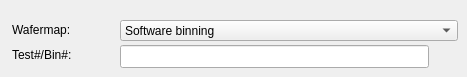
   <widget class="QWidget" name="pageWafermap">
    <widget class="QComboBox" name="comboBoxWafmap">
     <property name="geometry">
      <rect>
       <x>120</x>
       <y>20</y>
       <width>338</width>
       <height>21</height>
      </rect>
     </property>
     <property name="toolTip">
      <string>Wafermap type to create</string>
     </property>
     <item>
      <property name="text">
       <string>Software binning</string>
      </property>
     </item>
     <item>
      <property name="text">
       <string>Hardware binning</string>
      </property>
     </item>
     <item>
      <property name="text">
       <string>Parametric test</string>
      </property>
     </item>
     <item>
      <property name="text">
       <string>Zonal</string>
      </property>
     </item>
    </widget>
    <widget class="QLabel" name="TextLabelWafermap">
     <property name="geometry">
      <rect>
       <x>12</x>
       <y>48</y>
       <width>93</width>
       <height>18</height>
      </rect>
     </property>
     <property name="text">
      <string>Test#/Bin#:</string>
     </property>
     <property name="alignment">
      <set>Qt::AlignTop</set>
     </property>
     <property name="wordWrap">
      <bool>true</bool>
     </property>
    </widget>
    <widget class="QLabel" name="TextLabel_3_2">
     <property name="geometry">
      <rect>
       <x>12</x>
       <y>23</y>
       <width>93</width>
       <height>18</height>
      </rect>
     </property>
     <property name="text">
      <string>Wafermap:</string>
     </property>
     <property name="alignment">
      <set>Qt::AlignTop</set>
     </property>
     <property name="wordWrap">
      <bool>true</bool>
     </property>
    </widget>
    <widget class="QLineEdit" name="editWafmap">
     <property name="geometry">
      <rect>
       <x>120</x>
       <y>45</y>
       <width>309</width>
       <height>23</height>
      </rect>
     </property>
     <property name="toolTip">
      <string>Enter one Test number (for parametric wafermap) or a bin/bin list</string>
     </property>
     <property name="maxLength">
      <number>254</number>
     </property>
    </widget>
    <widget class="QToolButton" name="PickTestWafermap">
     <property name="geometry">
      <rect>
       <x>436</x>
       <y>46</y>
       <width>22</width>
       <height>22</height>
      </rect>
     </property>
     <property name="sizePolicy">
      <sizepolicy hsizetype="Fixed" vsizetype="Fixed">
       <horstretch>22</horstretch>
       <verstretch>22</verstretch>
      </sizepolicy>
     </property>
     <property name="maximumSize">
      <size>
       <width>22</width>
       <height>22</height>
      </size>
     </property>
     <property name="palette">
      <palette>
       <active>
        <colorrole role="WindowText">
         <brush brushstyle="SolidPattern">
          <color alpha="255">
           <red>0</red>
           <green>64</green>
           <blue>128</blue>
          </color>
         </brush>
        </colorrole>
        <colorrole role="Button">
         <brush brushstyle="SolidPattern">
          <color alpha="255">
           <red>255</red>
           <green>255</green>
           <blue>204</blue>
          </color>
         </brush>
        </colorrole>
        <colorrole role="Light">
         <brush brushstyle="SolidPattern">
          <color alpha="255">
           <red>255</red>
           <green>255</green>
           <blue>255</blue>
          </color>
         </brush>
        </colorrole>
        <colorrole role="Midlight">
         <brush brushstyle="SolidPattern">
          <color alpha="255">
           <red>237</red>
           <green>228</green>
           <blue>219</blue>
          </color>
         </brush>
        </colorrole>
        <colorrole role="Dark">
         <brush brushstyle="SolidPattern">
          <color alpha="255">
           <red>128</red>
           <green>128</green>
           <blue>128</blue>
          </color>
         </brush>
        </colorrole>
        <colorrole role="Mid">
         <brush brushstyle="SolidPattern">
          <color alpha="255">
           <red>144</red>
           <green>139</green>
           <blue>133</blue>
          </color>
         </brush>
        </colorrole>
        <colorrole role="Text">
         <brush brushstyle="SolidPattern">
          <color alpha="255">
           <red>0</red>
           <green>0</green>
           <blue>0</blue>
          </color>
         </brush>
        </colorrole>
        <colorrole role="BrightText">
         <brush brushstyle="SolidPattern">
          <color alpha="255">
           <red>255</red>
           <green>255</green>
           <blue>255</blue>
          </color>
         </brush>
        </colorrole>
        <colorrole role="ButtonText">
         <brush brushstyle="SolidPattern">
          <color alpha="255">
           <red>0</red>
           <green>0</green>
           <blue>0</blue>
          </color>
         </brush>
        </colorrole>
        <colorrole role="Base">
         <brush brushstyle="SolidPattern">
          <color alpha="255">
           <red>255</red>
           <green>255</green>
           <blue>255</blue>
          </color>
         </brush>
        </colorrole>
        <colorrole role="Window">
         <brush brushstyle="SolidPattern">
          <color alpha="255">
           <red>255</red>
           <green>255</green>
           <blue>204</blue>
          </color>
         </brush>
        </colorrole>
        <colorrole role="Shadow">
         <brush brushstyle="SolidPattern">
          <color alpha="255">
           <red>64</red>
           <green>64</green>
           <blue>64</blue>
          </color>
         </brush>
        </colorrole>
        <colorrole role="Highlight">
         <brush brushstyle="SolidPattern">
          <color alpha="255">
           <red>0</red>
           <green>36</green>
           <blue>104</blue>
          </color>
         </brush>
        </colorrole>
        <colorrole role="HighlightedText">
         <brush brushstyle="SolidPattern">
          <color alpha="255">
           <red>255</red>
           <green>255</green>
           <blue>255</blue>
          </color>
         </brush>
        </colorrole>
        <colorrole role="Link">
         <brush brushstyle="SolidPattern">
          <color alpha="255">
           <red>0</red>
           <green>0</green>
           <blue>255</blue>
          </color>
         </brush>
        </colorrole>
        <colorrole role="LinkVisited">
         <brush brushstyle="SolidPattern">
          <color alpha="255">
           <red>255</red>
           <green>0</green>
           <blue>255</blue>
          </color>
         </brush>
        </colorrole>
       </active>
       <inactive>
        <colorrole role="WindowText">
         <brush brushstyle="SolidPattern">
          <color alpha="255">
           <red>0</red>
           <green>64</green>
           <blue>128</blue>
          </color>
         </brush>
        </colorrole>
        <colorrole role="Button">
         <brush brushstyle="SolidPattern">
          <color alpha="255">
           <red>255</red>
           <green>255</green>
           <blue>204</blue>
          </color>
         </brush>
        </colorrole>
        <colorrole role="Light">
         <brush brushstyle="SolidPattern">
          <color alpha="255">
           <red>255</red>
           <green>255</green>
           <blue>255</blue>
          </color>
         </brush>
        </colorrole>
        <colorrole role="Midlight">
         <brush brushstyle="SolidPattern">
          <color alpha="255">
           <red>237</red>
           <green>228</green>
           <blue>219</blue>
          </color>
         </brush>
        </colorrole>
        <colorrole role="Dark">
         <brush brushstyle="SolidPattern">
          <color alpha="255">
           <red>128</red>
           <green>128</green>
           <blue>128</blue>
          </color>
         </brush>
        </colorrole>
        <colorrole role="Mid">
         <brush brushstyle="SolidPattern">
          <color alpha="255">
           <red>144</red>
           <green>139</green>
           <blue>133</blue>
          </color>
         </brush>
        </colorrole>
        <colorrole role="Text">
         <brush brushstyle="SolidPattern">
          <color alpha="255">
           <red>0</red>
           <green>0</green>
           <blue>0</blue>
          </color>
         </brush>
        </colorrole>
        <colorrole role="BrightText">
         <brush brushstyle="SolidPattern">
          <color alpha="255">
           <red>255</red>
           <green>255</green>
           <blue>255</blue>
          </color>
         </brush>
        </colorrole>
        <colorrole role="ButtonText">
         <brush brushstyle="SolidPattern">
          <color alpha="255">
           <red>0</red>
           <green>0</green>
           <blue>0</blue>
          </color>
         </brush>
        </colorrole>
        <colorrole role="Base">
         <brush brushstyle="SolidPattern">
          <color alpha="255">
           <red>255</red>
           <green>255</green>
           <blue>255</blue>
          </color>
         </brush>
        </colorrole>
        <colorrole role="Window">
         <brush brushstyle="SolidPattern">
          <color alpha="255">
           <red>255</red>
           <green>255</green>
           <blue>204</blue>
          </color>
         </brush>
        </colorrole>
        <colorrole role="Shadow">
         <brush brushstyle="SolidPattern">
          <color alpha="255">
           <red>64</red>
           <green>64</green>
           <blue>64</blue>
          </color>
         </brush>
        </colorrole>
        <colorrole role="Highlight">
         <brush brushstyle="SolidPattern">
          <color alpha="255">
           <red>216</red>
           <green>208</green>
           <blue>200</blue>
          </color>
         </brush>
        </colorrole>
        <colorrole role="HighlightedText">
         <brush brushstyle="SolidPattern">
          <color alpha="255">
           <red>0</red>
           <green>0</green>
           <blue>0</blue>
          </color>
         </brush>
        </colorrole>
        <colorrole role="Link">
         <brush brushstyle="SolidPattern">
          <color alpha="255">
           <red>0</red>
           <green>0</green>
           <blue>255</blue>
          </color>
         </brush>
        </colorrole>
        <colorrole role="LinkVisited">
         <brush brushstyle="SolidPattern">
          <color alpha="255">
           <red>255</red>
           <green>0</green>
           <blue>255</blue>
          </color>
         </brush>
        </colorrole>
       </inactive>
       <disabled>
        <colorrole role="WindowText">
         <brush brushstyle="SolidPattern">
          <color alpha="255">
           <red>0</red>
           <green>64</green>
           <blue>128</blue>
          </color>
         </brush>
        </colorrole>
        <colorrole role="Button">
         <brush brushstyle="SolidPattern">
          <color alpha="255">
           <red>255</red>
           <green>255</green>
           <blue>204</blue>
          </color>
         </brush>
        </colorrole>
        <colorrole role="Light">
         <brush brushstyle="SolidPattern">
          <color alpha="255">
           <red>255</red>
           <green>255</green>
           <blue>255</blue>
          </color>
         </brush>
        </colorrole>
        <colorrole role="Midlight">
         <brush brushstyle="SolidPattern">
          <color alpha="255">
           <red>235</red>
           <green>231</green>
           <blue>227</blue>
          </color>
         </brush>
        </colorrole>
        <colorrole role="Dark">
         <brush brushstyle="SolidPattern">
          <color alpha="255">
           <red>128</red>
           <green>128</green>
           <blue>128</blue>
          </color>
         </brush>
        </colorrole>
        <colorrole role="Mid">
         <brush brushstyle="SolidPattern">
          <color alpha="255">
           <red>144</red>
           <green>139</green>
           <blue>133</blue>
          </color>
         </brush>
        </colorrole>
        <colorrole role="Text">
         <brush brushstyle="SolidPattern">
          <color alpha="255">
           <red>108</red>
           <green>104</green>
           <blue>100</blue>
          </color>
         </brush>
        </colorrole>
        <colorrole role="BrightText">
         <brush brushstyle="SolidPattern">
          <color alpha="255">
           <red>255</red>
           <green>255</green>
           <blue>255</blue>
          </color>
         </brush>
        </colorrole>
        <colorrole role="ButtonText">
         <brush brushstyle="SolidPattern">
          <color alpha="255">
           <red>108</red>
           <green>104</green>
           <blue>100</blue>
          </color>
         </brush>
        </colorrole>
        <colorrole role="Base">
         <brush brushstyle="SolidPattern">
          <color alpha="255">
           <red>255</red>
           <green>255</green>
           <blue>255</blue>
          </color>
         </brush>
        </colorrole>
        <colorrole role="Window">
         <brush brushstyle="SolidPattern">
          <color alpha="255">
           <red>255</red>
           <green>255</green>
           <blue>204</blue>
          </color>
         </brush>
        </colorrole>
        <colorrole role="Shadow">
         <brush brushstyle="SolidPattern">
          <color alpha="255">
           <red>0</red>
           <green>0</green>
           <blue>0</blue>
          </color>
         </brush>
        </colorrole>
        <colorrole role="Highlight">
         <brush brushstyle="SolidPattern">
          <color alpha="255">
           <red>0</red>
           <green>36</green>
           <blue>104</blue>
          </color>
         </brush>
        </colorrole>
        <colorrole role="HighlightedText">
         <brush brushstyle="SolidPattern">
          <color alpha="255">
           <red>255</red>
           <green>255</green>
           <blue>255</blue>
          </color>
         </brush>
        </colorrole>
        <colorrole role="Link">
         <brush brushstyle="SolidPattern">
          <color alpha="255">
           <red>0</red>
           <green>0</green>
           <blue>255</blue>
          </color>
         </brush>
        </colorrole>
        <colorrole role="LinkVisited">
         <brush brushstyle="SolidPattern">
          <color alpha="255">
           <red>255</red>
           <green>0</green>
           <blue>255</blue>
          </color>
         </brush>
        </colorrole>
       </disabled>
      </palette>
     </property>
     <property name="toolTip">
      <string>Pick one test from list</string>
     </property>
     <property name="text">
      <string/>
     </property>
     <property name="icon">
      <iconset resource="gex.qrc">
       <normaloff>:/gex/icons/combo.png</normaloff>:/gex/icons/combo.png</iconset>
     </property>
     <property name="iconSize">
      <size>
       <width>32</width>
       <height>32</height>
      </size>
     </property>
     <property name="autoRaise">
      <bool>true</bool>
     </property>
    </widget>
   </widget>
